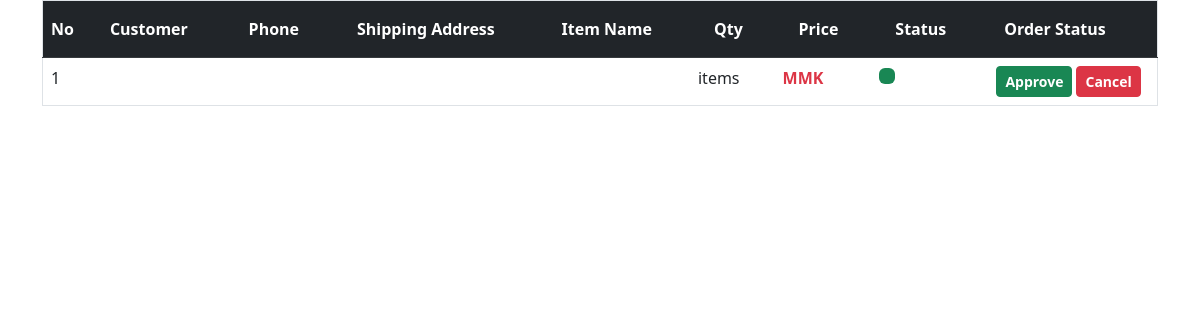
The page /order/test/12 on the database as committed earlier.
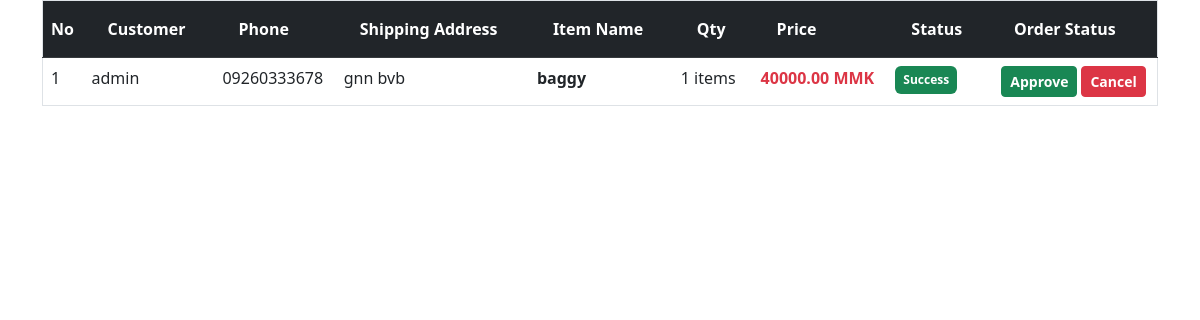
The same page on the database as committed later.
### my_app/models.py (models this page shows, shortened)
class OrderDetail(models.Model):
    item = models.ForeignKey(
        'Item',
        on_delete=models.PROTECT, # ပစ္စည်းစာရင်းကို ဖျက်လိုက်ပေမယ့် ရောင်းရတဲ့စာရင်း မပျက်စေချင်လို့ PROTECT သုံးတာ ပိုကောင်းပါတယ်
        related_name='orders_detail'
    )
    order_id =  models.ForeignKey(
        'Order',
        on_delete=models.PROTECT, # ပစ္စည်းစာရင်းကို ဖျက်လိုက်ပေမယ့် ရောင်းရတဲ့စာရင်း မပျက်စေချင်လို့ PROTECT သုံးတာ ပိုကောင်းပါတယ်
        related_name='order'
    )
    amount = models.IntegerField() # ဘယ်နှခုရောင်းရသလဲ
    price = models.DecimalField(max_digits=10, decimal_places=2)    # ရောင်းရစဉ်က ဈေးနှုန်း
    discount = models.DecimalField(max_digits=10, decimal_places=2, default=0.00) # ရောင်းရစဉ်က လျှော့ဈေး
    order_status = models.CharField(
        max_length=20,
        choices=ORDER_STATUS_CHOICES,
        default='pending'
    )
    is_deleted = models.BooleanField(default=False)
    created_at = models.DateTimeField(auto_now_add=True)
    updated_at = models.DateTimeField(auto_now=True)

class Order(models.Model):
    order_number = models.CharField(default='PYG-0000', max_length=20)
    created_by = models.ForeignKey(
        User,
        on_delete=models.SET_NULL,
        null=True,
        related_name='orders_processed'
    )
    shipping_phone = models.CharField(max_length=15)
    shipping_address = models.TextField()

class Item(models.Model):
    sub_category = models.ForeignKey(
        'SubCategory',
        on_delete=models.CASCADE,
        related_name='items'
    )
    created_by = models.ForeignKey(
        User,
        on_delete=models.SET_NULL,
        null=True,
        related_name='items_created'
    )
    name = models.CharField(max_length=200)
    amount = models.IntegerField(default=0)      # လက်ကျန်အရေအတွက်
    size = models.CharField(max_length=50, blank=True, null=True) # ဥပမာ- Large, 42, 10-inch
    buy_price = models.DecimalField(max_digits=10, decimal_places=2)
    sale_price = models.DecimalField(max_digits=10, decimal_places=2)
    is_discount = models.BooleanField(default=False)
    discount = models.DecimalField(max_digits=10, decimal_places=2, default=0.00)
    is_deleted = models.BooleanField(default=False)
    created_at = models.DateTimeField(auto_now_add=True)
    updated_at = models.DateTimeField(auto_now=True)
    image = models.ImageField(upload_to='items/', null=True, blank=True)

### my_app/views.py (the view)
# urls.py: path('order/test/<int:pk>', views.order_test, name='order_test'),
def order_test(request, pk):
    order = OrderDetail.objects.filter(pk=pk).first()
    if order:
        status_from_url = request.GET.get('status')
        if status_from_url:
            order.order_status = status_from_url
            order.save()
            return redirect('order_dash')
    return render(request, 'order/order_test.html', {'order': order})

### templates/order/order_test.html (shortened to what this page needs)
{% extends 'base.html' %}
{% block content %}
<div class="main-card">
    <div class="table-responsive">
        <table class="table table-hover border">
            <thead class="table-dark">
                <tr>
                    <th class="py-3">No</th>
                    <th class="py-3 px-4">Customer</th>
                    <th class="py-3 px-4">Phone</th>
                    <th class="py-3 px-4">Shipping Address</th>
                    <th class="py-3 px-4">Item Name</th>
                    <th class="py-3 px-4">Qty</th>
                    <th class="py-3 px-4">Price</th>
                    <th class="py-3 px-4">Status</th>
                    <th class="py-3 px-4">Order Status</th>
                </tr>
            </thead>
            <tbody>
                <tr>
                    <td>1</td>
                    <td>{{ order.order_id.created_by.username }}</td>
                    <td>{{ order.order_id.shipping_phone }}</td>
                    <td class="text-start">{{ order.order_id.shipping_address }}</td>
                    <td class="text-start"><strong>{{ order.item.name }}</strong></td>
                    <td>{{ order.amount }} items</td>
                    <td class="text-danger fw-bold">{{ order.price }} MMK</td>
                    <td>
                        <span
                            class="badge {% if order.order_status == 'pending' %}bg-warning text-dark{% elif order.order_status == 'cancelled' %}bg-danger{% else %}bg-success{% endif %} p-2">
                            {{ order.get_order_status_display }}
                        </span>
                    </td>
                    <td>
                        <div class="d-flex justify-content-center gap-1">
                            <a href="{% url 'order_test' order.pk %}?status=completed"
                                class="btn btn-sm btn-success fw-bold">
                                Approve
                            </a>
                            <a href="{% url 'order_test' order.pk %}?status=cancelled"
                                class="btn btn-sm btn-danger fw-bold">
                                Cancel
                            </a>
                        </div>
                    </td>
                </tr>
            </tbody>
        </table>
    </div>
</div>
{% endblock %}

Rows that differ between the two databases and show on the page:
added OrderDetail: order_id.created_by.username "admin", order_id.shipping_phone "09260333678", order_id.shipping_address "gnn bvb", item.name "baggy", amount "1", price "40000.00", order_status "Success"
